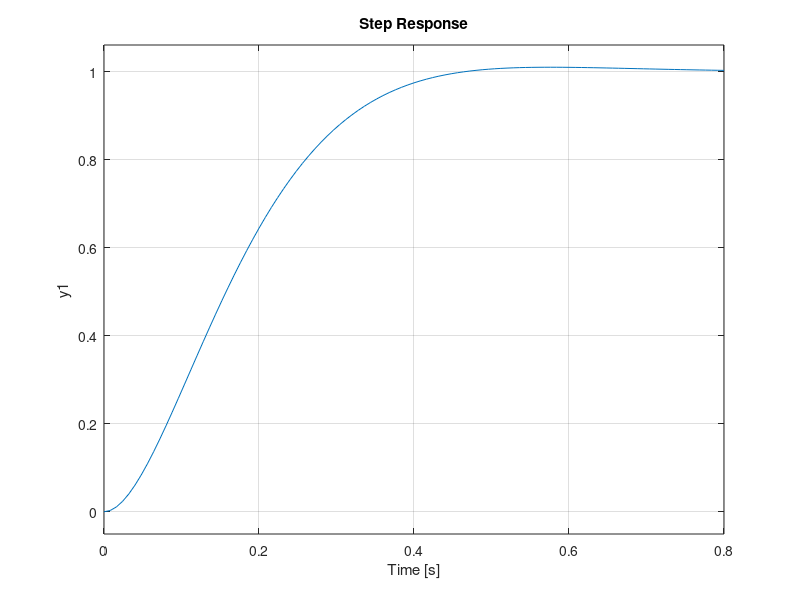
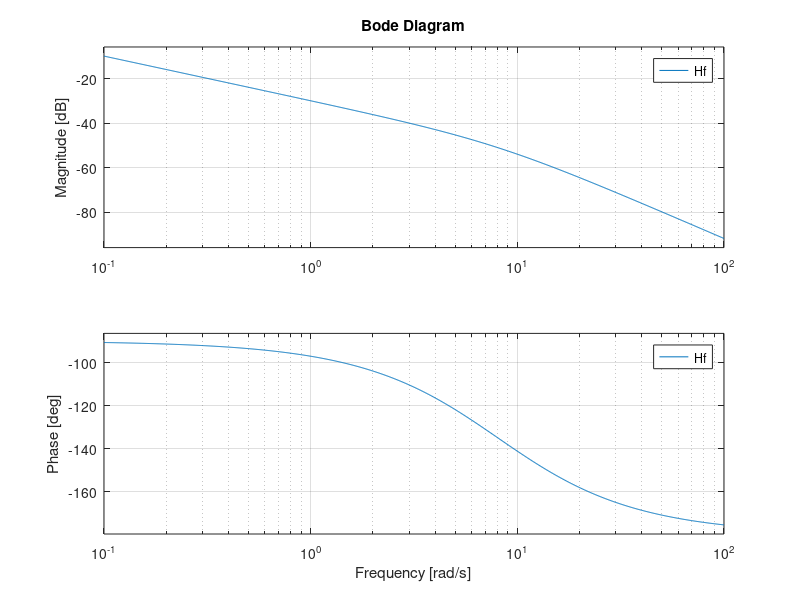
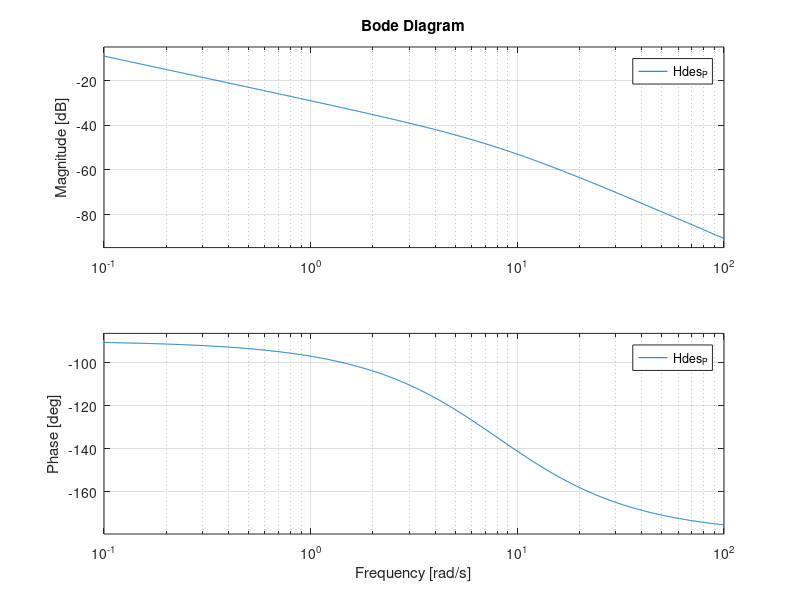
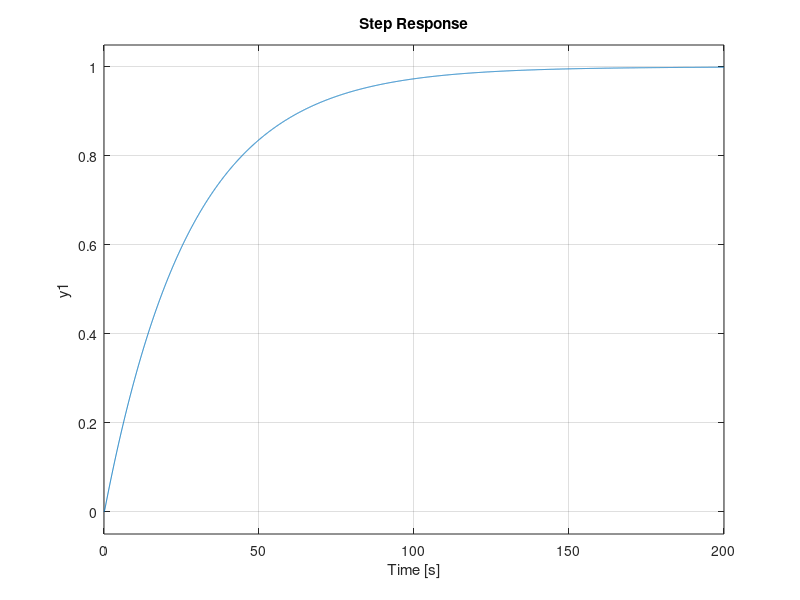

These figures' MATLAB source, in order:

%%G-T
Kf=0.26/8.05;
Tf=1/8.05;
ts=0.5
sigma=0.01 

tita=(abs(log(sigma)))/sqrt((log(sigma))^2+pi^2);
wn=4/(ts*tita);
wb=wn*sqrt(1-2*tita^2+sqrt(2-4*tita^2+4*tita^4)) 

Hf=tf(Kf,[Tf 1 0])
Hc=tf([(wn*Tf)/(2*tita), wn/(2*tita)],[Kf/(2*tita*wn), Kf])

%Verificare rezultate
Hd=series(Hc,Hf);
H0=feedback(Hd,1);
hold on
title('Raspuns la treapta unitara');
step(H0) 
%% metode frecventiale
close all

 Hf=tf(0.26/8.05,[1/8.05,1,0]);

sigma=0.02;
tita=abs(log(sigma))/sqrt(pi^2+(log(sigma))^2)
A=1/(4*tita*tita*sqrt(2))
Adb=20*log10(A)

figure
bode(Hf)
wf=0.1242;
F=-11.7;
VrPdB =-(F-Adb);
VrP = 10^(VrPdB/20)
HcP=VrP;
Hdes_P= HcP*Hf;
H0_P=feedback(Hdes_P,1);

figure
bode(Hdes_P)
figure
step(H0_P)
%de la reg. P
wt1_regP = 0.036;
cvRegP = 1.25; 
VrP = 1.1183; 
tsRegP = 108;

Tf=1/8.05;
wf=1/Tf;
% proiectam reg. PD
ts_stelat=2;
wt2 = wt1_regP * (tsRegP/ts_stelat);
Td = Tf;
TnPD = Td*(ts_stelat/tsRegP);
VrPD = VrP*(wt2/wt1_regP);

HcPD = tf([VrPD*Td VrPD],[TnPD 1]);
HdPD = series(HcPD, Hf);
H0PD = feedback(HdPD, 1);
figure
step(H0PD)
title('Raspuns la treapta cu PD');
%% metodele modulului si simetriei
Hf1=tf(0.26,[1,8.05,0]);
te=0.01;

%modul
Hdm1=tf(1,[2*(te^2) 2*te 0]);
Hcm1=minreal(Hdm1/Hf1)
Hm1nou=series(Hcm1,Hf1);

H0m1=feedback(Hm1nou,1);

figure
step(H0m1)

%simetrie
Hds1=tf([4*te 1],[8*(te^3) 8*(te^2) 0 0]);
Hcs1=minreal(Hds1/Hf1)
Hds1nou=series(Hcs1,Hf1);
H0s1=feedback(Hds1nou,1);

figure
step(H0s1)



